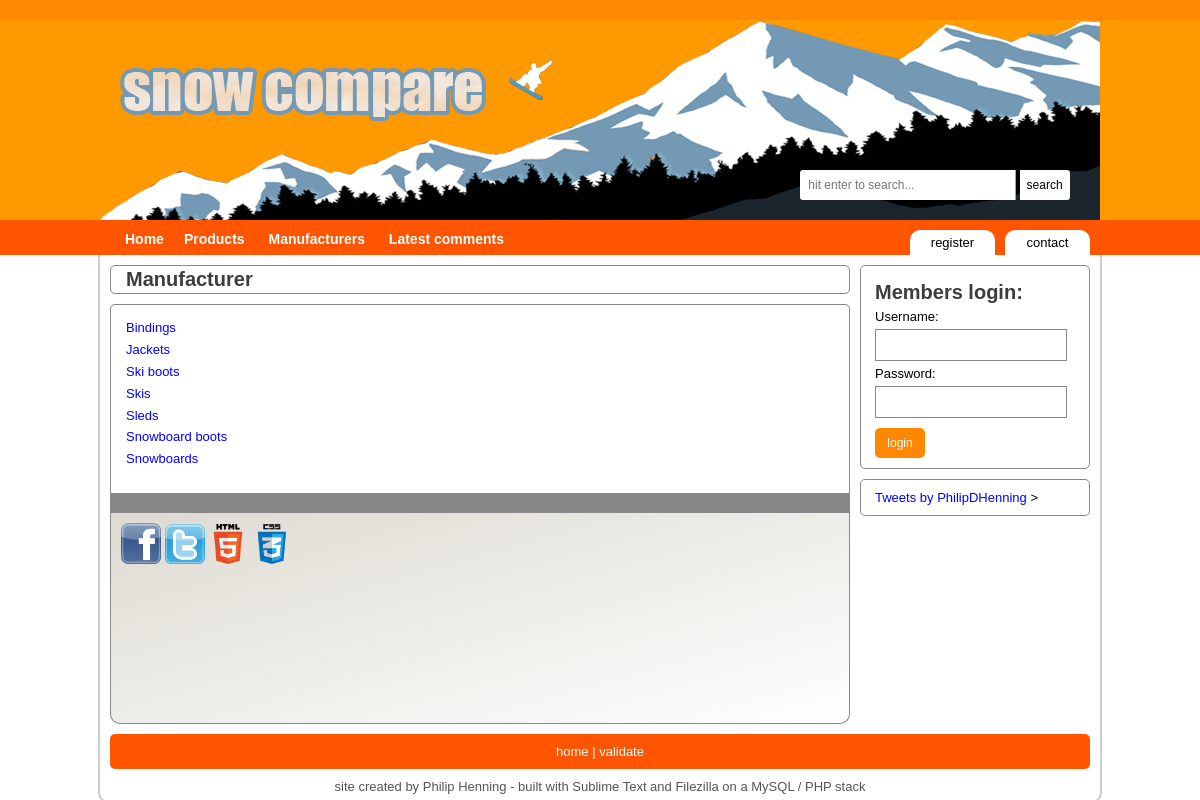
The page /pages/search/manufacturer.php on the database its author committed.
### tables this page shows
CREATE TABLE `type` (
  `id` SMALLINT(6) NOT NULL,
  `name` VARCHAR(50) NOT NULL,
  `description` TEXT,
  PRIMARY KEY (`id`)
);

### pages/search/manufacturer.php (the view, shortened to what this page needs)
<?php
	$path = "../../";
	include($path."assets/includes/database_connection.php");
	include($path."assets/includes/header.php");
	if (isset($_GET['manufacturer']))
		{
			$manufacturer = $_GET['manufacturer'];
			$description_query = "SELECT *
								FROM manufacturer
	         					WHERE manufacturer.manufacturer = '".$manufacturer."'
	         					LIMIT 1";
         	$description_result = mysqli_query($connection, $description_query);
         	if(mysqli_num_rows($description_result) > 0)
        		{
		         	while($description_row = mysqli_fetch_array($description_result, MYSQLI_ASSOC))
						{
							echo "<img src='".$path."/assets/".$description_row['image']."' alt='manufacturer'/>
								<h2>".$manufacturer."</h2>
								<p class='description'>".$description_row['about']."</p>
								<p class='description'>
								<span class='xs'>Year established:</span>".$description_row['year_established']."<br />
								<span class='xs'>Headquarters:</span>".$description_row['headquarters']."<br />
								<span class='xs'>URL:</span><a href='".$description_row['website']."'>".$description_row['website']."</a>
								</p>";
						}
				}
			$query = "SELECT product.id AS product_id, product.name AS product_name, price, year, product.description AS product_description, product.manufacturer_id AS manufacturer_id, manufacturer, image, type.name AS type_name
					FROM product
					LEFT JOIN type ON product.type_id = type.id
					LEFT JOIN manufacturer ON product.manufacturer_id = manufacturer.id
					WHERE manufacturer.manufacturer = '".$manufacturer."'
					ORDER BY manufacturer";
			$result = mysqli_query($connection, $query);
		    if (mysqli_num_rows($result) > 0)
		        {
	        	$result_count = mysqli_num_rows($result);
	        	if(mysqli_num_rows($result) == 1)
	        		{
	        			$result_text = " product";
	        		}
	        	else
	        		{
	        			$result_text = " products";
	        		}
	         	echo "<h4>".$result_count." matching ".$result_text." found</h4>";
				while($row = mysqli_fetch_array($result, MYSQLI_ASSOC))
					{
						echo "<div class='results'>";
						$image_query = "SELECT name, location
										FROM product, product_image
										WHERE product.id = product_image.product_id
										AND product.id = '".$row['product_id']."'
										LIMIT 1";
						$image_result = mysqli_query($connection, $image_query);
						if(mysqli_num_rows($image_result) > 0)
							{
								while($image_row = mysqli_fetch_array($image_result, MYSQLI_ASSOC))
									{
										echo "<a href='product.php?product_id=".$row['product_id']."&amp;manufacturer_id=".$row['manufacturer_id']."'><img src='".$path."/assets/".$image_row['location']."' alt='product'/></a>";
									}
							}
						echo "<h4>".$row['manufacturer']." - ".$row['product_name']."</h4>
							<span class='xs'>Name: </span><a href='product.php?product_id=".$row['product_id']."&amp;manufacturer_id=".$row['manufacturer_id']."'>".$row['product_name']."</a><br />
							<span class='xs'>Model:</span>".$row['product_id']."<br />
							<span class='xs'>Type:</span><a href='type.php?type=".$row['type_name']."'>".$row['type_name']."</a><br />
							<span class='xs'>Year:</span>".$row['year']."<br />
							<span class='xs'>Price:</span>&#163;".$row['price']."<br />
							<span class='xs'>Description:</span><span class='ml'>".substr($row['product_description'],0,200)."... </span>
							</div>";
					}
				}
		    else
		    	{
		    		echo "<h4>Sorry, there are currently no products in this section</h4>";
		    	}
		}
	else
		{
			$query = "SELECT * FROM type ORDER BY name";
			$result = mysqli_query($connection, $query);
		    if (mysqli_num_rows($result) > 0)
		        {
					while($row = mysqli_fetch_array($result, MYSQLI_ASSOC))
						{
							echo "<p><a href='type.php?type=".$row['name']."'>".$row['name']."</a></p>";
						}
		    	}
		}
	include($path."assets/includes/login.php");
	include($path."assets/includes/footer.php");
?>

### assets/css/general.css (style rules this page uses)
* { margin: 0; padding:0; font-family: Tahoma, Geneva, sans-serif; font-size: 13px; border-color: #888888; }
a:link, a:active, a:visited { text-decoration: none; color: blue; }
p { margin: 5px; color: #555555; }

### rows shown on the page
type: name "Bindings"
type: name "Jackets"
type: name "Ski boots"
type: name "Skis"
type: name "Sleds"
type: name "Snowboard boots"
type: name "Snowboards"

### other values the page prints
$page_title "Manufacturer"
